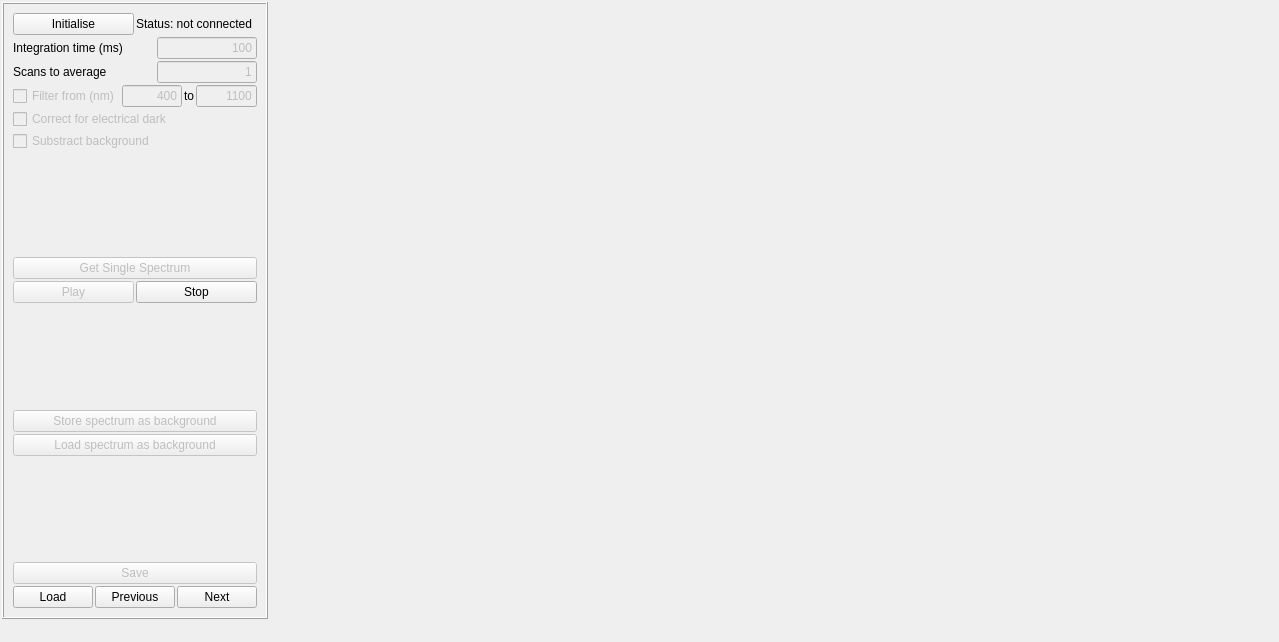
<?xml version="1.0" encoding="UTF-8"?>
<ui version="4.0">
 <class>spectrometer_widget</class>
 <widget class="QWidget" name="spectrometer_widget">
  <property name="geometry">
   <rect>
    <x>0</x>
    <y>0</y>
    <width>1279</width>
    <height>642</height>
   </rect>
  </property>
  <property name="sizePolicy">
   <sizepolicy hsizetype="Expanding" vsizetype="Expanding">
    <horstretch>0</horstretch>
    <verstretch>0</verstretch>
   </sizepolicy>
  </property>
  <property name="windowTitle">
   <string>Spectrometer</string>
  </property>
  <widget class="QWidget" name="horizontalLayoutWidget">
   <property name="geometry">
    <rect>
     <x>0</x>
     <y>0</y>
     <width>1051</width>
     <height>621</height>
    </rect>
   </property>
   <layout class="QHBoxLayout" name="main_layout" stretch="1,4">
    <property name="sizeConstraint">
     <enum>QLayout::SetMinimumSize</enum>
    </property>
    <property name="leftMargin">
     <number>2</number>
    </property>
    <property name="topMargin">
     <number>2</number>
    </property>
    <property name="rightMargin">
     <number>2</number>
    </property>
    <property name="bottomMargin">
     <number>2</number>
    </property>
    <item>
     <widget class="QFrame" name="control_frame">
      <property name="maximumSize">
       <size>
        <width>350</width>
        <height>600</height>
       </size>
      </property>
      <property name="frameShape">
       <enum>QFrame::Box</enum>
      </property>
      <property name="frameShadow">
       <enum>QFrame::Raised</enum>
      </property>
      <layout class="QVBoxLayout" name="control_layout">
       <property name="spacing">
        <number>2</number>
       </property>
       <property name="sizeConstraint">
        <enum>QLayout::SetMaximumSize</enum>
       </property>
       <item>
        <layout class="QHBoxLayout" name="initialise_layout">
         <item>
          <widget class="QPushButton" name="initialise_button">
           <property name="text">
            <string>Initialise</string>
           </property>
          </widget>
         </item>
         <item>
          <widget class="QLabel" name="initialise_label">
           <property name="text">
            <string>Status: not connected</string>
           </property>
           <property name="textFormat">
            <enum>Qt::AutoText</enum>
           </property>
          </widget>
         </item>
        </layout>
       </item>
       <item>
        <layout class="QHBoxLayout" name="integration_time_layout">
         <item>
          <widget class="QLabel" name="integration_time_label">
           <property name="text">
            <string>Integration time (ms)</string>
           </property>
          </widget>
         </item>
         <item>
          <widget class="QLineEdit" name="integration_time_edit">
           <property name="enabled">
            <bool>false</bool>
           </property>
           <property name="sizePolicy">
            <sizepolicy hsizetype="Maximum" vsizetype="Fixed">
             <horstretch>0</horstretch>
             <verstretch>0</verstretch>
            </sizepolicy>
           </property>
           <property name="maximumSize">
            <size>
             <width>100</width>
             <height>100</height>
            </size>
           </property>
           <property name="text">
            <string>100</string>
           </property>
           <property name="alignment">
            <set>Qt::AlignRight|Qt::AlignTrailing|Qt::AlignVCenter</set>
           </property>
          </widget>
         </item>
        </layout>
       </item>
       <item>
        <layout class="QHBoxLayout" name="scans_average_layout">
         <item>
          <widget class="QLabel" name="scans_average_label">
           <property name="text">
            <string>Scans to average</string>
           </property>
          </widget>
         </item>
         <item>
          <widget class="QLineEdit" name="scans_average_edit">
           <property name="enabled">
            <bool>false</bool>
           </property>
           <property name="sizePolicy">
            <sizepolicy hsizetype="Maximum" vsizetype="Fixed">
             <horstretch>0</horstretch>
             <verstretch>0</verstretch>
            </sizepolicy>
           </property>
           <property name="maximumSize">
            <size>
             <width>100</width>
             <height>100</height>
            </size>
           </property>
           <property name="text">
            <string>1</string>
           </property>
           <property name="alignment">
            <set>Qt::AlignRight|Qt::AlignTrailing|Qt::AlignVCenter</set>
           </property>
          </widget>
         </item>
        </layout>
       </item>
       <item>
        <layout class="QHBoxLayout" name="filter_layout">
         <item>
          <widget class="QCheckBox" name="filter_checkbox">
           <property name="enabled">
            <bool>false</bool>
           </property>
           <property name="text">
            <string>Filter from (nm)</string>
           </property>
          </widget>
         </item>
         <item>
          <widget class="QLineEdit" name="filter_lower_limit_edit">
           <property name="enabled">
            <bool>false</bool>
           </property>
           <property name="sizePolicy">
            <sizepolicy hsizetype="Maximum" vsizetype="Fixed">
             <horstretch>0</horstretch>
             <verstretch>0</verstretch>
            </sizepolicy>
           </property>
           <property name="maximumSize">
            <size>
             <width>70</width>
             <height>100</height>
            </size>
           </property>
           <property name="layoutDirection">
            <enum>Qt::RightToLeft</enum>
           </property>
           <property name="text">
            <string>400</string>
           </property>
           <property name="alignment">
            <set>Qt::AlignRight|Qt::AlignTrailing|Qt::AlignVCenter</set>
           </property>
          </widget>
         </item>
         <item>
          <widget class="QLabel" name="to_label">
           <property name="text">
            <string>to</string>
           </property>
          </widget>
         </item>
         <item>
          <widget class="QLineEdit" name="filter_upper_limit_edit">
           <property name="enabled">
            <bool>false</bool>
           </property>
           <property name="sizePolicy">
            <sizepolicy hsizetype="Maximum" vsizetype="Fixed">
             <horstretch>0</horstretch>
             <verstretch>0</verstretch>
            </sizepolicy>
           </property>
           <property name="maximumSize">
            <size>
             <width>70</width>
             <height>100</height>
            </size>
           </property>
           <property name="layoutDirection">
            <enum>Qt::LeftToRight</enum>
           </property>
           <property name="text">
            <string>1100</string>
           </property>
           <property name="alignment">
            <set>Qt::AlignRight|Qt::AlignTrailing|Qt::AlignVCenter</set>
           </property>
          </widget>
         </item>
        </layout>
       </item>
       <item>
        <layout class="QHBoxLayout" name="electrical_dark_layout">
         <item>
          <widget class="QCheckBox" name="electrical_dark_checkbox">
           <property name="enabled">
            <bool>false</bool>
           </property>
           <property name="text">
            <string>Correct for electrical dark</string>
           </property>
          </widget>
         </item>
        </layout>
       </item>
       <item>
        <layout class="QHBoxLayout" name="substract_background_layout">
         <item>
          <widget class="QCheckBox" name="substract_background_checkbox">
           <property name="enabled">
            <bool>false</bool>
           </property>
           <property name="text">
            <string>Substract background</string>
           </property>
          </widget>
         </item>
        </layout>
       </item>
       <item>
        <spacer name="verticalSpacer">
         <property name="orientation">
          <enum>Qt::Vertical</enum>
         </property>
         <property name="sizeHint" stdset="0">
          <size>
           <width>20</width>
           <height>40</height>
          </size>
         </property>
        </spacer>
       </item>
       <item>
        <layout class="QVBoxLayout" name="measure_layout">
         <item>
          <widget class="QPushButton" name="single_spectrum_button">
           <property name="enabled">
            <bool>false</bool>
           </property>
           <property name="text">
            <string>Get Single Spectrum</string>
           </property>
           <property name="checkable">
            <bool>false</bool>
           </property>
           <property name="checked">
            <bool>false</bool>
           </property>
           <property name="autoRepeat">
            <bool>false</bool>
           </property>
           <property name="autoRepeatDelay">
            <number>300</number>
           </property>
           <property name="autoDefault">
            <bool>false</bool>
           </property>
           <property name="default">
            <bool>false</bool>
           </property>
           <property name="flat">
            <bool>false</bool>
           </property>
          </widget>
         </item>
         <item>
          <layout class="QHBoxLayout" name="play_stop_layout">
           <item>
            <widget class="QPushButton" name="play_button">
             <property name="enabled">
              <bool>false</bool>
             </property>
             <property name="text">
              <string>Play</string>
             </property>
            </widget>
           </item>
           <item>
            <widget class="QPushButton" name="stop_button">
             <property name="text">
              <string>Stop</string>
             </property>
            </widget>
           </item>
          </layout>
         </item>
        </layout>
       </item>
       <item>
        <spacer name="verticalSpacer_2">
         <property name="orientation">
          <enum>Qt::Vertical</enum>
         </property>
         <property name="sizeHint" stdset="0">
          <size>
           <width>20</width>
           <height>40</height>
          </size>
         </property>
        </spacer>
       </item>
       <item>
        <widget class="QPushButton" name="store_background_button">
         <property name="enabled">
          <bool>false</bool>
         </property>
         <property name="text">
          <string>Store spectrum as background</string>
         </property>
        </widget>
       </item>
       <item>
        <widget class="QPushButton" name="load_background_button">
         <property name="enabled">
          <bool>false</bool>
         </property>
         <property name="text">
          <string>Load spectrum as background</string>
         </property>
        </widget>
       </item>
       <item>
        <spacer name="verticalSpacer_3">
         <property name="orientation">
          <enum>Qt::Vertical</enum>
         </property>
         <property name="sizeHint" stdset="0">
          <size>
           <width>20</width>
           <height>40</height>
          </size>
         </property>
        </spacer>
       </item>
       <item>
        <widget class="QPushButton" name="save_button">
         <property name="enabled">
          <bool>false</bool>
         </property>
         <property name="text">
          <string>Save</string>
         </property>
        </widget>
       </item>
       <item>
        <layout class="QHBoxLayout" name="load_layout">
         <item>
          <widget class="QPushButton" name="load_button">
           <property name="text">
            <string>Load</string>
           </property>
          </widget>
         </item>
         <item>
          <widget class="QPushButton" name="previous_button">
           <property name="text">
            <string>Previous</string>
           </property>
          </widget>
         </item>
         <item>
          <widget class="QPushButton" name="next_button">
           <property name="text">
            <string>Next</string>
           </property>
          </widget>
         </item>
        </layout>
       </item>
      </layout>
     </widget>
    </item>
    <item>
     <layout class="QGridLayout" name="plots_layout" rowstretch="1,1" columnstretch="3,2">
      <property name="sizeConstraint">
       <enum>QLayout::SetDefaultConstraint</enum>
      </property>
      <item row="0" column="0">
       <widget class="PlotWidget" name="current_spectrum_plot" native="true"/>
      </item>
      <item row="1" column="0">
       <widget class="PlotWidget" name="average_spectrum_plot" native="true"/>
      </item>
      <item row="0" column="1">
       <widget class="PlotWidget" name="spectrometer_counts_plot" native="true">
        <property name="sizePolicy">
         <sizepolicy hsizetype="Minimum" vsizetype="Minimum">
          <horstretch>0</horstretch>
          <verstretch>0</verstretch>
         </sizepolicy>
        </property>
        <property name="minimumSize">
         <size>
          <width>100</width>
          <height>100</height>
         </size>
        </property>
        <property name="maximumSize">
         <size>
          <width>100000</width>
          <height>100000</height>
         </size>
        </property>
       </widget>
      </item>
      <item row="1" column="1">
       <widget class="PlotWidget" name="spectrometer_counts_plot_2" native="true">
        <property name="sizePolicy">
         <sizepolicy hsizetype="Minimum" vsizetype="Minimum">
          <horstretch>0</horstretch>
          <verstretch>0</verstretch>
         </sizepolicy>
        </property>
        <property name="minimumSize">
         <size>
          <width>100</width>
          <height>100</height>
         </size>
        </property>
        <property name="maximumSize">
         <size>
          <width>100000</width>
          <height>100000</height>
         </size>
        </property>
       </widget>
      </item>
     </layout>
    </item>
   </layout>
  </widget>
 </widget>
 <customwidgets>
  <customwidget>
   <class>PlotWidget</class>
   <extends>QWidget</extends>
   <header>pyqtgraph</header>
   <container>1</container>
  </customwidget>
 </customwidgets>
 <resources/>
 <connections/>
 <slots>
  <slot>custom_function()</slot>
 </slots>
</ui>
